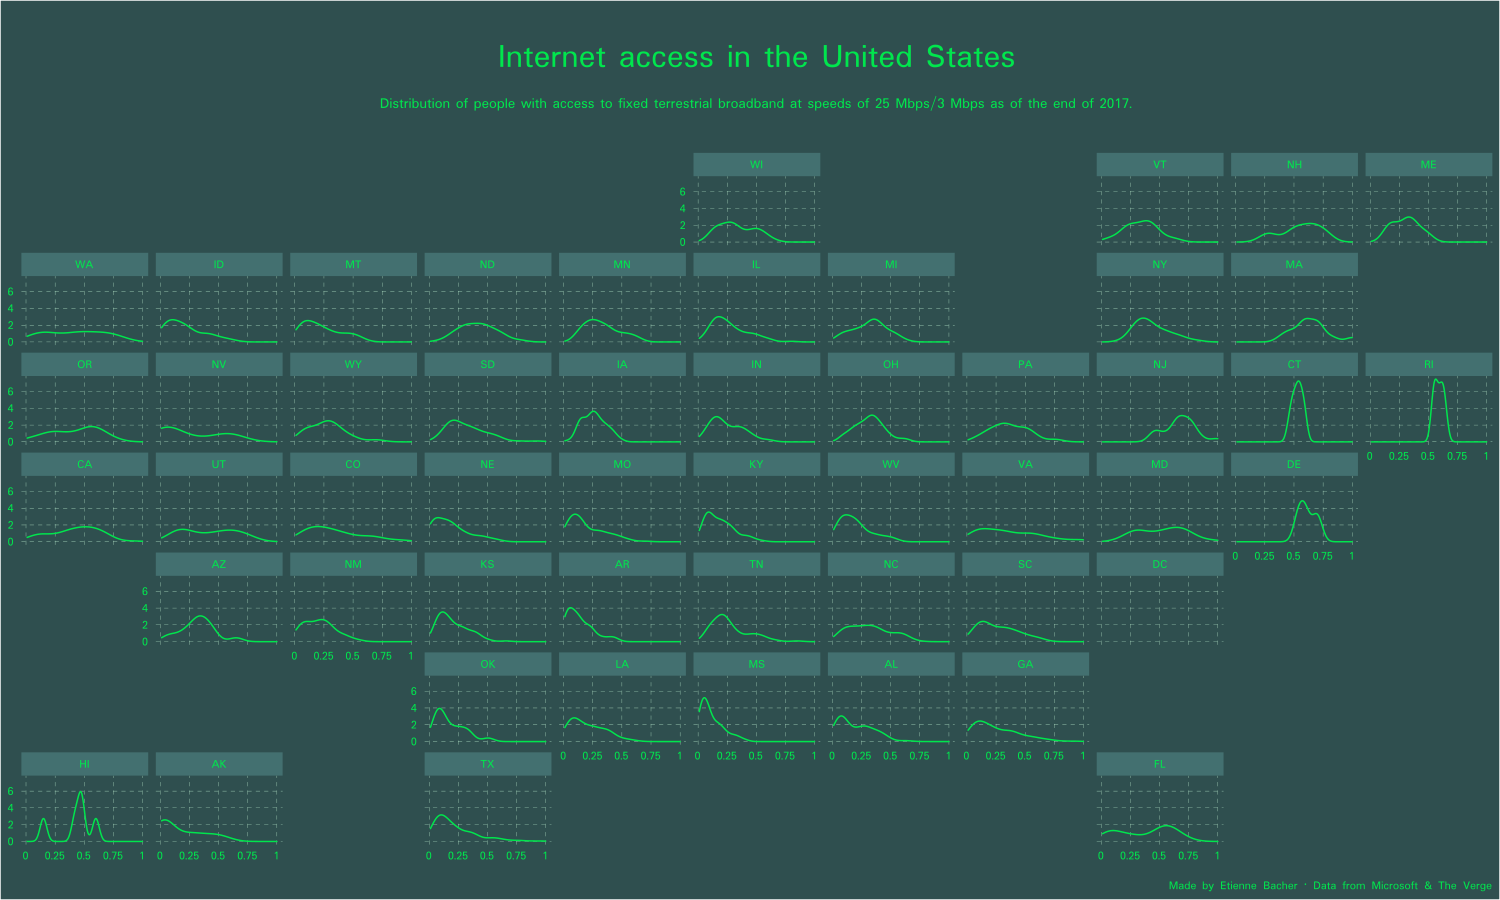

The R source for this figure:
library(data.table)
library(tibble)
library(geofacet)
library(ggtext)
library(janitor)
library(ggplot2)
library(tidytuesdayR)
library(pdftools)


###########################
## Treat data and make plot ##
###########################

tuesdata <- tidytuesdayR::tt_load(2021, week = 20)

broadband <- as.data.table(tuesdata$broadband) %>% 
  clean_names() %>% 
  .[, c("st", "broadband_usage")]

# Remove unnecessary decimals for 0, 0.5 and 1, to save some space
scaleFUN <- function(x) {
  ifelse(
    x %in% c(0, 1),
    sprintf("%.0f", x),
    ifelse(
      x == 0.5,
      "0.5",
      sprintf("%.2f", x)
    )
  )
}

text_color <- "#00e64d"

broadband[, broadband_usage := as.numeric(broadband_usage)] %>% 
  ggplot(aes(broadband_usage)) +
  geom_density(
    color = "#00e64d"
  ) +
  facet_geo(~ st) +
  theme(
    axis.title = element_blank(),
    axis.ticks = element_blank(),
    axis.text = element_text(color = text_color),
    strip.background = element_rect(fill = "#437070"),
    strip.text = element_text(color = text_color),
    plot.background = element_rect(fill = "#2F4F4F"),
    panel.background = element_rect(fill = "#2F4F4F"),
    panel.grid.minor = element_blank(),
    panel.grid.major = element_line(
      linetype = "dashed", 
      color = "#ccffdd",
      size = 0.1
    ),
    plot.title = element_text(color = text_color, hjust = 0.5, size = 25),
    plot.subtitle = element_text(color = text_color, hjust = 0.5),
    plot.caption = element_markdown(color = text_color),
    text = element_text(family = "Padauk")
  ) +
  scale_x_continuous(labels = scaleFUN) +
  labs(
    title = "\nInternet access in the United States",
    subtitle = "\nDistribution of people with access to fixed terrestrial broadband at speeds of 25 Mbps/3 Mbps as of the end of 2017.\n\n",
    caption = "<br>Made by Etienne Bacher &middot; Data from Microsoft & The Verge"
  )



###########################
## Export ##
###########################

ggsave("R/2021/W20-internet-access/W20-internet-access.pdf", 
       width = 15, height = 9, device = cairo_pdf)

pdf_convert(pdf = "R/2021/W20-internet-access/W20-internet-access.pdf", 
            filenames = "R/2021/W20-internet-access/W20-internet-access.png",
            format = "png", dpi = 350)    
